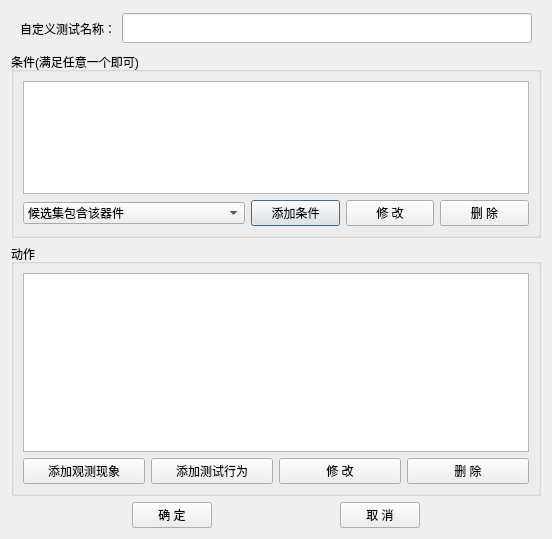
<?xml version="1.0" encoding="UTF-8"?>
<ui version="4.0">
 <class>DialogUserTest</class>
 <widget class="QDialog" name="DialogUserTest">
  <property name="geometry">
   <rect>
    <x>0</x>
    <y>0</y>
    <width>552</width>
    <height>539</height>
   </rect>
  </property>
  <property name="windowTitle">
   <string>Dialog</string>
  </property>
  <layout class="QGridLayout" name="gridLayout">
   <item row="3" column="0">
    <spacer name="horizontalSpacer">
     <property name="orientation">
      <enum>Qt::Horizontal</enum>
     </property>
     <property name="sizeHint" stdset="0">
      <size>
       <width>40</width>
       <height>20</height>
      </size>
     </property>
    </spacer>
   </item>
   <item row="1" column="0" colspan="5">
    <widget class="QGroupBox" name="groupBox_2">
     <property name="maximumSize">
      <size>
       <width>16777215</width>
       <height>200</height>
      </size>
     </property>
     <property name="title">
      <string>条件(满足任意一个即可)</string>
     </property>
     <layout class="QGridLayout" name="gridLayout_2">
      <item row="0" column="0" colspan="4">
       <widget class="QListWidget" name="listWidget_Condition"/>
      </item>
      <item row="1" column="0">
       <widget class="QComboBox" name="CbConditionMode">
        <property name="minimumSize">
         <size>
          <width>200</width>
          <height>0</height>
         </size>
        </property>
        <item>
         <property name="text">
          <string>候选集包含该器件</string>
         </property>
        </item>
        <item>
         <property name="text">
          <string>存在候选集属于该器件所在单链回路</string>
         </property>
        </item>
        <item>
         <property name="text">
          <string>候选集包含该器件失效模式</string>
         </property>
        </item>
       </widget>
      </item>
      <item row="1" column="1">
       <widget class="QPushButton" name="BtnAddCondition">
        <property name="text">
         <string>添加条件</string>
        </property>
       </widget>
      </item>
      <item row="1" column="2">
       <widget class="QPushButton" name="BtnModifyCondition">
        <property name="text">
         <string>修 改</string>
        </property>
       </widget>
      </item>
      <item row="1" column="3">
       <widget class="QPushButton" name="BtnDeleteCondition">
        <property name="text">
         <string>删 除</string>
        </property>
       </widget>
      </item>
     </layout>
    </widget>
   </item>
   <item row="3" column="4">
    <spacer name="horizontalSpacer_3">
     <property name="orientation">
      <enum>Qt::Horizontal</enum>
     </property>
     <property name="sizeHint" stdset="0">
      <size>
       <width>40</width>
       <height>20</height>
      </size>
     </property>
    </spacer>
   </item>
   <item row="2" column="0" colspan="5">
    <widget class="QGroupBox" name="groupBox">
     <property name="title">
      <string>动作</string>
     </property>
     <layout class="QGridLayout" name="gridLayout_3">
      <item row="1" column="0">
       <widget class="QPushButton" name="BtnAddObserve">
        <property name="text">
         <string>添加观测现象</string>
        </property>
       </widget>
      </item>
      <item row="1" column="1">
       <widget class="QPushButton" name="BtnAddTest">
        <property name="text">
         <string>添加测试行为</string>
        </property>
       </widget>
      </item>
      <item row="1" column="2">
       <widget class="QPushButton" name="BtnModifyTest">
        <property name="text">
         <string>修 改</string>
        </property>
       </widget>
      </item>
      <item row="1" column="3">
       <widget class="QPushButton" name="BtnDeleteTest">
        <property name="text">
         <string>删 除</string>
        </property>
       </widget>
      </item>
      <item row="0" column="0" colspan="4">
       <widget class="QListWidget" name="listWidget_Action"/>
      </item>
     </layout>
    </widget>
   </item>
   <item row="3" column="3">
    <widget class="QPushButton" name="BtnCancel">
     <property name="text">
      <string>取 消</string>
     </property>
    </widget>
   </item>
   <item row="3" column="1">
    <widget class="QPushButton" name="BtnOK">
     <property name="text">
      <string>确 定</string>
     </property>
    </widget>
   </item>
   <item row="3" column="2">
    <spacer name="horizontalSpacer_2">
     <property name="orientation">
      <enum>Qt::Horizontal</enum>
     </property>
     <property name="sizeHint" stdset="0">
      <size>
       <width>40</width>
       <height>20</height>
      </size>
     </property>
    </spacer>
   </item>
   <item row="0" column="0" colspan="5">
    <widget class="QWidget" name="widget" native="true">
     <property name="minimumSize">
      <size>
       <width>0</width>
       <height>35</height>
      </size>
     </property>
     <property name="maximumSize">
      <size>
       <width>16777215</width>
       <height>35</height>
      </size>
     </property>
     <layout class="QHBoxLayout" name="horizontalLayout">
      <property name="topMargin">
       <number>0</number>
      </property>
      <property name="bottomMargin">
       <number>0</number>
      </property>
      <item>
       <widget class="QLabel" name="label">
        <property name="text">
         <string>自定义测试名称：</string>
        </property>
       </widget>
      </item>
      <item>
       <widget class="QLineEdit" name="EdTestName">
        <property name="minimumSize">
         <size>
          <width>0</width>
          <height>30</height>
         </size>
        </property>
        <property name="maximumSize">
         <size>
          <width>16777215</width>
          <height>30</height>
         </size>
        </property>
       </widget>
      </item>
     </layout>
    </widget>
   </item>
  </layout>
 </widget>
 <resources/>
 <connections/>
</ui>
